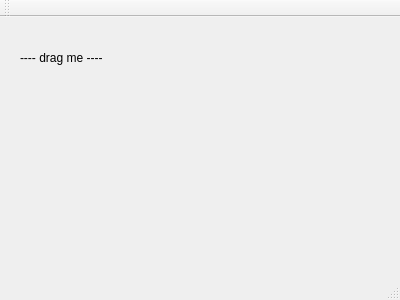
<?xml version="1.0" encoding="UTF-8"?>
<ui version="4.0">
 <class>MainApp</class>
 <widget class="QMainWindow" name="MainApp">
  <property name="geometry">
   <rect>
    <x>0</x>
    <y>0</y>
    <width>400</width>
    <height>300</height>
   </rect>
  </property>
  <property name="windowTitle">
   <string>MainApp</string>
  </property>
  <widget class="QWidget" name="centralWidget">
   <widget class="QLabel" name="label">
    <property name="geometry">
     <rect>
      <x>20</x>
      <y>10</y>
      <width>91</width>
      <height>61</height>
     </rect>
    </property>
    <property name="text">
     <string>---- drag me ---- </string>
    </property>
   </widget>
  </widget>
  <widget class="QMenuBar" name="menuBar">
   <property name="geometry">
    <rect>
     <x>0</x>
     <y>0</y>
     <width>400</width>
     <height>21</height>
    </rect>
   </property>
  </widget>
  <widget class="QToolBar" name="mainToolBar">
   <attribute name="toolBarArea">
    <enum>TopToolBarArea</enum>
   </attribute>
   <attribute name="toolBarBreak">
    <bool>false</bool>
   </attribute>
  </widget>
  <widget class="QStatusBar" name="statusBar"/>
 </widget>
 <layoutdefault spacing="6" margin="11"/>
 <resources/>
 <connections/>
</ui>
